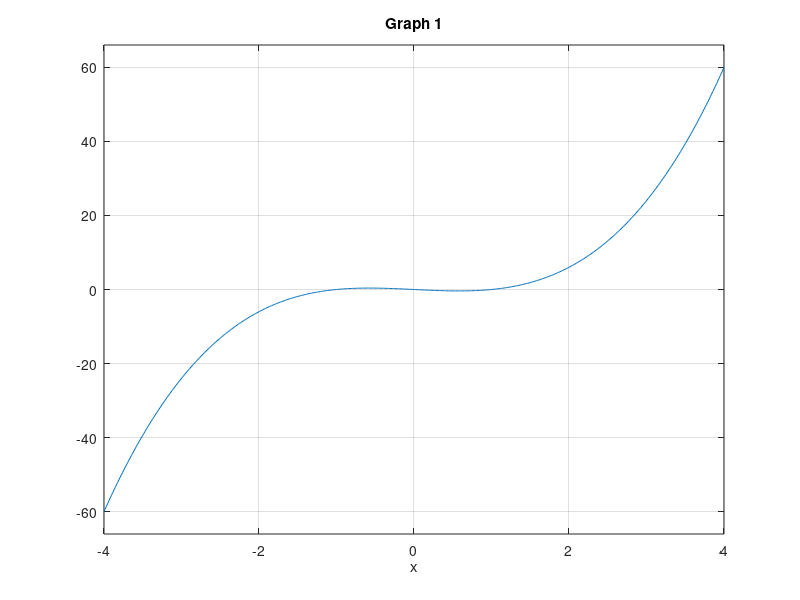
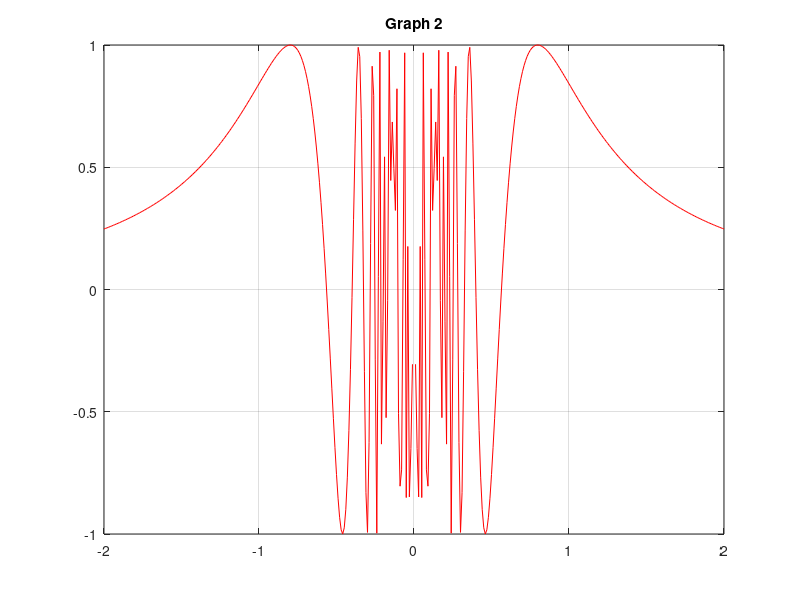
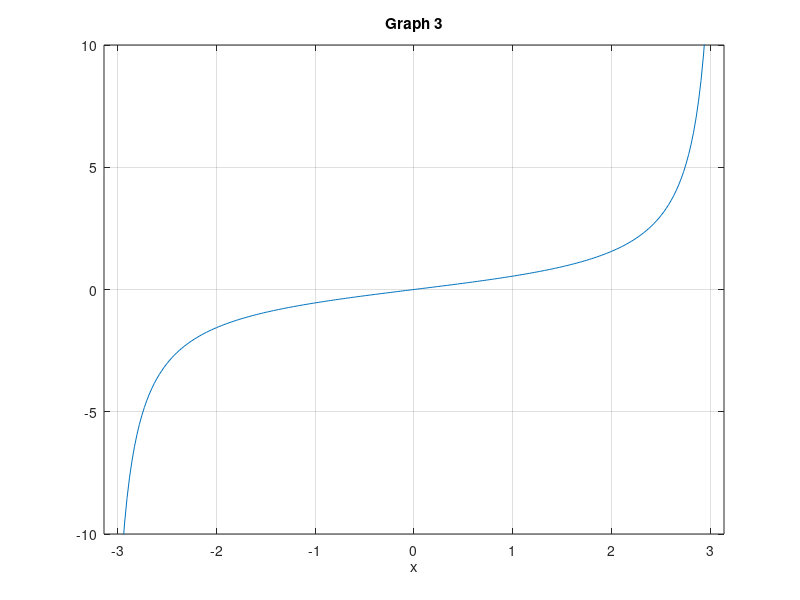
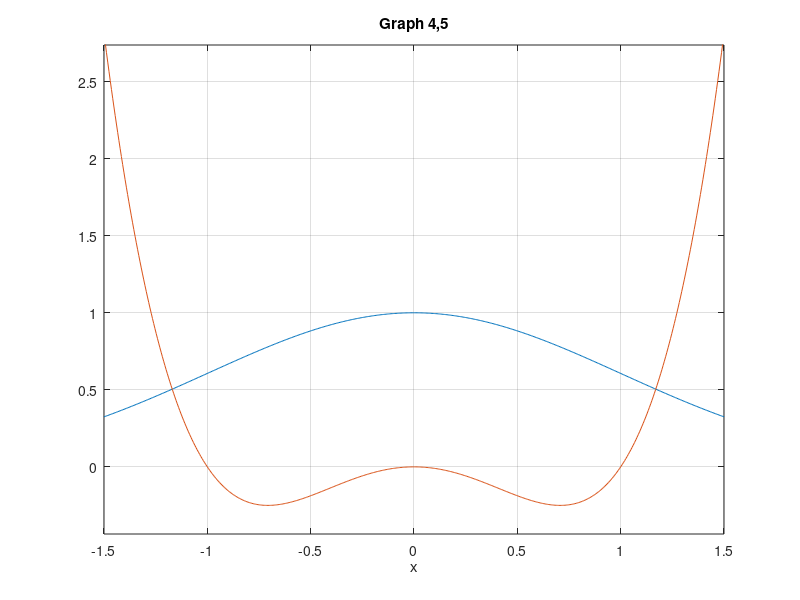

The MATLAB source for these figures, in order: (Note: this script raises an error after producing the figures.)
clc
ezplot(@(x)x.^3-x, [-4,4]);
grid on;
title('Graph 1');

figure;
x=-2:0.01:2;
plot(x,sin(1 ./ x.^2 ), 'r');
grid on;
title('Graph 2');

figure;
ezplot(@(x)tan(x./2));
axis([-pi pi -10 10]);
grid on;
title('Graph 3');

figure;
ezplot(@(x)exp((-x.^2)./2), [-1.5, 1.5]);
hold on;
ezplot(@(x)x.^4 - x.^2, [-1.5, 1.5]);
grid on;
title('Graph 4,5');
matrix = [1 2 6 0 0;
        0 0 4 3 1;
        0 1 0 3 0;
        1 0 4 1 1;
        0 2 3 4 0;
        0 1 4 6 1];
syms Ca N O H P
elem = [Ca; N; O; H; P];
RANG = rank(matrix);
for n= 1:(5 - RANG)
    for m= 1:(6 - RANG)
        if det(matrix(n:n + RANG - 1,m:m + RANG - 1)) ~= 0
            matrix(n:n + RANG - 1,m:m + RANG - 1)
        end
    end
end

